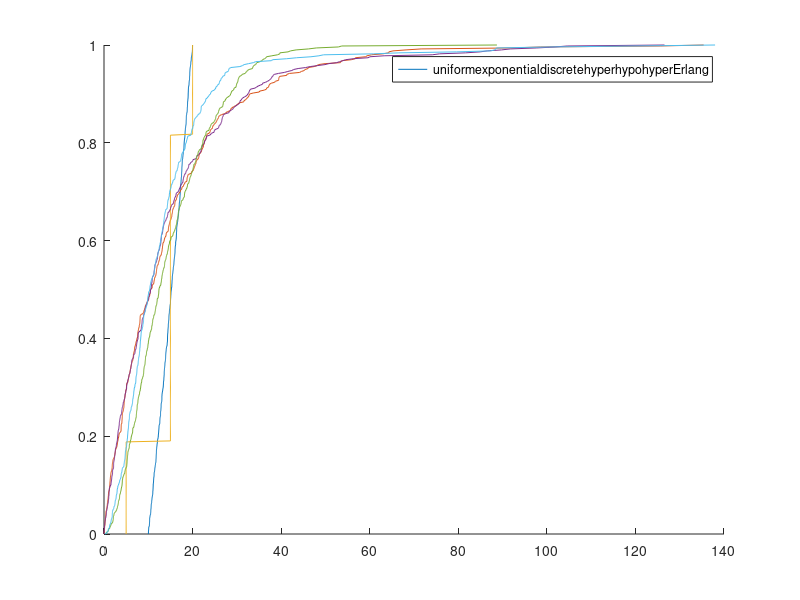

MATLAB code for this plot:
clear all

%%
%distributions
%rand() = Uniformly distributed random numbers

%uniform distriution parameters
uniform_a = 10;
uniform_b = 20;

N = 500;

uniform_samples = zeros(N,1);
avg_exponential = 15;

discrete_p = [5,15,20;0.2,0.6,0.2;0.2,0.8,1]; %third column is the cumulative probability
hyper_samples = zeros(N,1);
discrete_samples = zeros(N,1);
hyper_erlang_samples = zeros(N,1);

for i = 1:N
    %uniform generation slide 39 L04 inverse formula of CDF
    %X = rand returns a random scalar drawn from the uniform distribution in the interval (0,1).
    x_unif = rand()*(uniform_b - uniform_a) + uniform_a;
    uniform_samples(i,1) = x_unif; %colonna 1 riga i
    
    %discrete generation
    r = rand();
    if(r<0.2)
        discrete_samples(i,1) = 5;
    else
        if(r<0.8)
            discrete_samples(i,1) = 15;
        else 
            discrete_samples(i,1) = 20;
        end
    end
    
    %hyper-exponential generation - slide 32 L05
    if (rand()<0.5) %probability 0.5
        hyper_samples(i) = -(log(rand()))/ 0.1;
    else
        hyper_samples(i) = -(log(rand()))/ 0.05;
    end

    %hyper erlang generation - slide 30 L05
    if(rand()<0.1)
        hyper_erlang_samples(i) = -(log(rand()))/ 0.02; % 1 stage erlang
    else
        if(rand()<0.5)
            hyper_erlang_samples(i) = -(log(rand()))/ 0.2 -(log(rand()))/ 0.2; % 2 stage erlang
        else
            hyper_erlang_samples(i) = -(log(rand()))/ 0.25 -(log(rand()))/ 0.25 -(log(rand()))/ 0.25; % 3 stage erlang
        end
    end
    
end
%exponential generation - slide 14 L05
exponential_samples =  -(log(rand(N,1)))*avg_exponential;

%hypo generation - slide 31 L05
hypo_samples = -(log(rand(N,1)))/0.1 -(log(rand(N,1)))/0.2;

%%
%plot
y = [0:N-1]/(N-1);
figure; hold on
uniform = plot(sort(uniform_samples()),y);
exponential = plot(sort(exponential_samples()),y,"-");
discrete = plot(sort(discrete_samples()),y,"-");
hyper = plot(sort(hyper_samples()),y,"-");
hypo = plot(sort(hypo_samples()),y,"-");
hyper_erlang = plot(sort(hyper_erlang_samples()),y,"-");

%%
%mean, cv - L03
mean_uniform = mean(uniform_samples)
mean_discrete = mean(discrete_samples)
mean_hy_erlang = mean(hyper_erlang_samples)
mean_exponential = mean(exponential_samples)
mean_hypo = mean(hypo_samples)
mean_hyper_exp = mean (hyper_samples)

dev_std_exponential =sqrt(mean_exponential^2);
dev_std_discrete = sqrt(mean(discrete_samples.^2)-mean_discrete^2);
dev_std_uniform = sqrt(mean(uniform_samples.^2)-mean_uniform^2);
dev_std_hypo = sqrt(mean(hypo_samples.^2)-mean_hypo^2);
dev_std_hyper = sqrt(mean(hyper_samples.^2)-mean_hyper_exp^2);
dev_std_hy_erlang = sqrt(mean(hyper_erlang_samples.^2)-mean_hy_erlang^.2);

cv_exponential = dev_std_exponential / mean_exponential
cv_discrete = dev_std_discrete / mean_discrete
cv_uniform = dev_std_uniform / mean_uniform
cv_hypo = dev_std_hypo / mean_hypo
cv_hyper = dev_std_hyper / mean_hyper_exp
cv_hy_erlang = dev_std_hy_erlang / mean_hy_erlang

legend ([uniform,exponential,discrete,hyper,hypo,hyper_erlang],["uniform","exponential","discrete","hyper","hypo","hyperErlang"]);